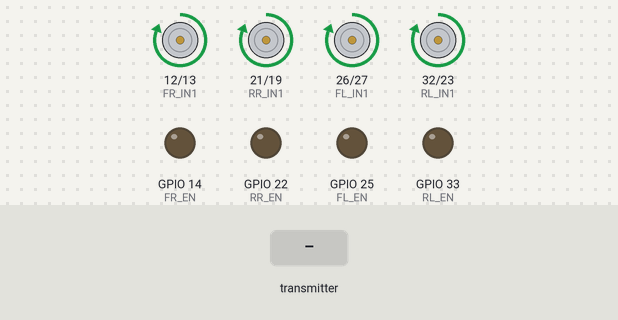
Bench run of a sketch on a simulated ESP32. Parts: motor-driver pin pairs drawn as motors (green arrow = first pin HIGH = forward, orange = second pin HIGH = backward, longer = more drive), output pins drawn as LEDs (lit = HIGH). The inputs (shaded band) are chosen by the test bench.

Above: at 2.2 s.
2.3 s: the transmitter starts sending vx = 1024
At 2.8 s:
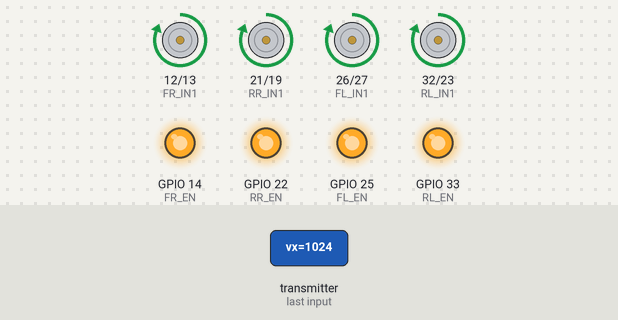
3.8 s: the transmitter starts sending vy = 1024
At 4.7 s:
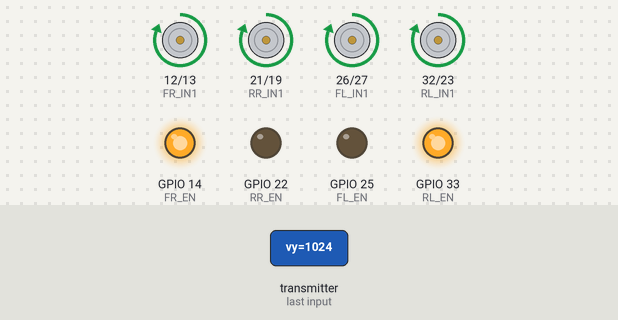
5.3 s: the transmitter starts sending wz = 1024
At 6.0 s:
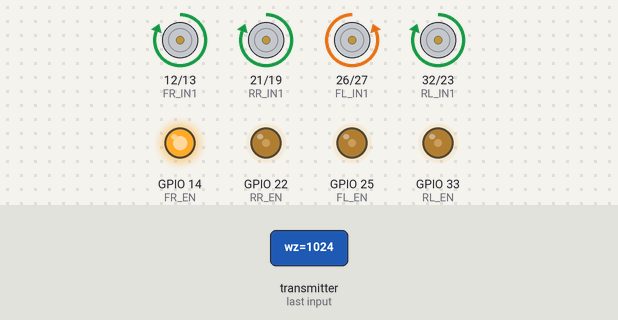
6.8 s: the transmitter starts sending vx = 0
At 7.4 s:
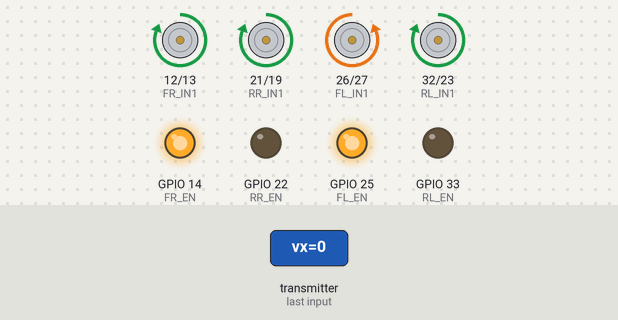
8.3 s: the transmitter starts sending vy = 0
At 9.3 s:
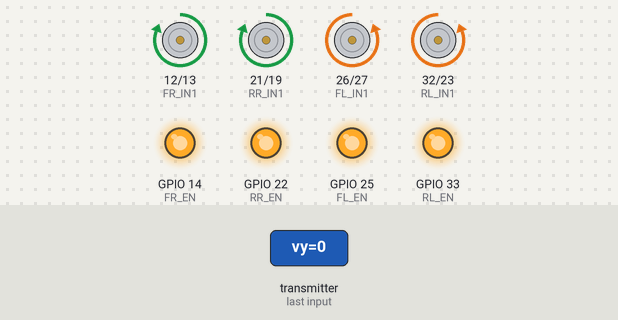
9.8 s: the transmitter starts sending vx = 2048
At 10.6 s:
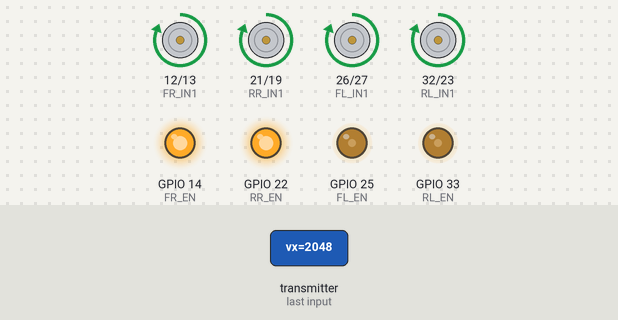
Timing chart, 0 to 12.3 s (numbered marks = the images above; inputs shaded):
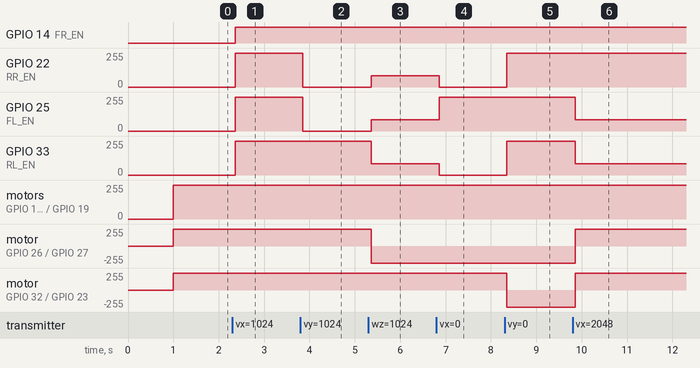

The sketch:

car.ino.ino
```cpp
#include <WiFi.h>
#include <esp_now.h>

typedef struct {
  int16_t vx;
  int16_t vy;
  int16_t wz;
} ControlData;

ControlData ctrlData;

#define FL_EN   25
#define FL_IN1  26
#define FL_IN2  27

#define FR_EN   14
#define FR_IN1  12
#define FR_IN2  13

#define RL_EN   33
#define RL_IN1  32
#define RL_IN2  23

#define RR_EN   22
#define RR_IN1  21
#define RR_IN2  19


const int PWM_FREQ = 20000;
const int PWM_RES  = 8;   // 0..255
const int CH_FL = 0;
const int CH_FR = 1;
const int CH_RL = 2;
const int CH_RR = 3;

void setupMotorPins() {
  pinMode(FL_IN1, OUTPUT);
  pinMode(FL_IN2, OUTPUT);
  pinMode(FR_IN1, OUTPUT);
  pinMode(FR_IN2, OUTPUT);
  pinMode(RL_IN1, OUTPUT);
  pinMode(RL_IN2, OUTPUT);
  pinMode(RR_IN1, OUTPUT);
  pinMode(RR_IN2, OUTPUT);

  ledcSetup(CH_FL, PWM_FREQ, PWM_RES);
  ledcSetup(CH_FR, PWM_FREQ, PWM_RES);
  ledcSetup(CH_RL, PWM_FREQ, PWM_RES);
  ledcSetup(CH_RR, PWM_FREQ, PWM_RES);

  ledcAttachPin(FL_EN, CH_FL);
  ledcAttachPin(FR_EN, CH_FR);
  ledcAttachPin(RL_EN, CH_RL);
  ledcAttachPin(RR_EN, CH_RR);
}

void setMotor(int in1, int in2, int channel, int speed) {

  int dir = (speed >= 0) ? 1 : -1;
  int pwm = abs(speed);
  if (pwm > 255) pwm = 255;

  if (dir > 0) {
    digitalWrite(in1, HIGH);
    digitalWrite(in2, LOW);
  } else if (dir < 0) {
    digitalWrite(in1, LOW);
    digitalWrite(in2, HIGH);
  } else {
    digitalWrite(in1, LOW);
    digitalWrite(in2, LOW);
  }

  ledcWrite(channel, pwm);
}


void mecanumKinematics(int16_t vx, int16_t vy, int16_t wz,
                       int &fl, int &fr, int &rl, int &rr) {
  float k = 2.55;

  float fx = vx * k;
  float fy = vy * k;
  float fz = wz * k;

  float v_fl = fx - fy - fz;
  float v_fr = fx + fy + fz;
  float v_rl = fx + fy - fz;
  float v_rr = fx - fy + fz;

  float maxVal = max(max(abs(v_fl), abs(v_fr)), max(abs(v_rl), abs(v_rr)));
  if (maxVal > 255.0) {
    v_fl = v_fl * 255.0 / maxVal;
    v_fr = v_fr * 255.0 / maxVal;
    v_rl = v_rl * 255.0 / maxVal;
    v_rr = v_rr * 255.0 / maxVal;
  }

  fl = (int) v_fl;
  fr = (int) v_fr;
  rl = (int) v_rl;
  rr = (int) v_rr;
}

void onDataRecv(const uint8_t * mac, const uint8_t *incomingData, int len) {
  memcpy(&ctrlData, incomingData, sizeof(ctrlData));
}

void setupESPNow() {
  WiFi.mode(WIFI_STA);
  if (esp_now_init() != ESP_OK) {
    Serial.println("Error initializing ESP-NOW");
    while (1);
  }
  esp_now_register_recv_cb(onDataRecv);
}

void setup() {
  Serial.begin(115200);
  delay(1000);

  setupMotorPins();
  setupESPNow();
}

void loop() {
  int fl, fr, rl, rr;
  mecanumKinematics(ctrlData.vx, ctrlData.vy, ctrlData.wz, fl, fr, rl, rr);

  setMotor(FL_IN1, FL_IN2, CH_FL, fl);
  setMotor(FR_IN1, FR_IN2, CH_FR, fr);
  setMotor(RL_IN1, RL_IN2, CH_RL, rl);
  setMotor(RR_IN1, RR_IN2, CH_RR, rr);

  delay(20);
}
```

Measured:
- after the input at 2.3 s, GPIO 14 (FR_EN): LOW → HIGH after 0.07 s; GPIO 22 (RR_EN), GPIO 25 (FL_EN), GPIO 33 (RL_EN): 0/255 → 255/255 after 0.07 s
- after the input at 3.8 s, GPIO 22 (RR_EN), GPIO 25 (FL_EN): 255/255 → 0/255 after 0.05 s
- after the input at 5.3 s, GPIO 22 (RR_EN), GPIO 25 (FL_EN): 0/255 → 85/255 after 0.06 s; GPIO 33 (RL_EN): 255/255 → 85/255 after 0.06 s; motor on GPIO 26 (FL_IN1) / GPIO 27 (FL_IN2): forward 255/255 → backward 255/255 after 0.06 s
- after the input at 6.8 s, GPIO 22 (RR_EN), GPIO 33 (RL_EN): 85/255 → 0/255 after 0.06 s; GPIO 25 (FL_EN): 85/255 → 255/255 after 0.06 s
- after the input at 8.3 s, GPIO 22 (RR_EN), GPIO 33 (RL_EN): 0/255 → 255/255 after 0.05 s; motor on GPIO 32 (RL_IN1) / GPIO 23 (RL_IN2): forward 255/255 → backward 255/255 after 0.05 s
- after the input at 9.8 s, GPIO 25 (FL_EN), GPIO 33 (RL_EN): 255/255 → 85/255 after 0.06 s; motor on GPIO 26 (FL_IN1) / GPIO 27 (FL_IN2), motor on GPIO 32 (RL_IN1) / GPIO 23 (RL_IN2): backward 255/255 → forward 255/255 after 0.06 s
